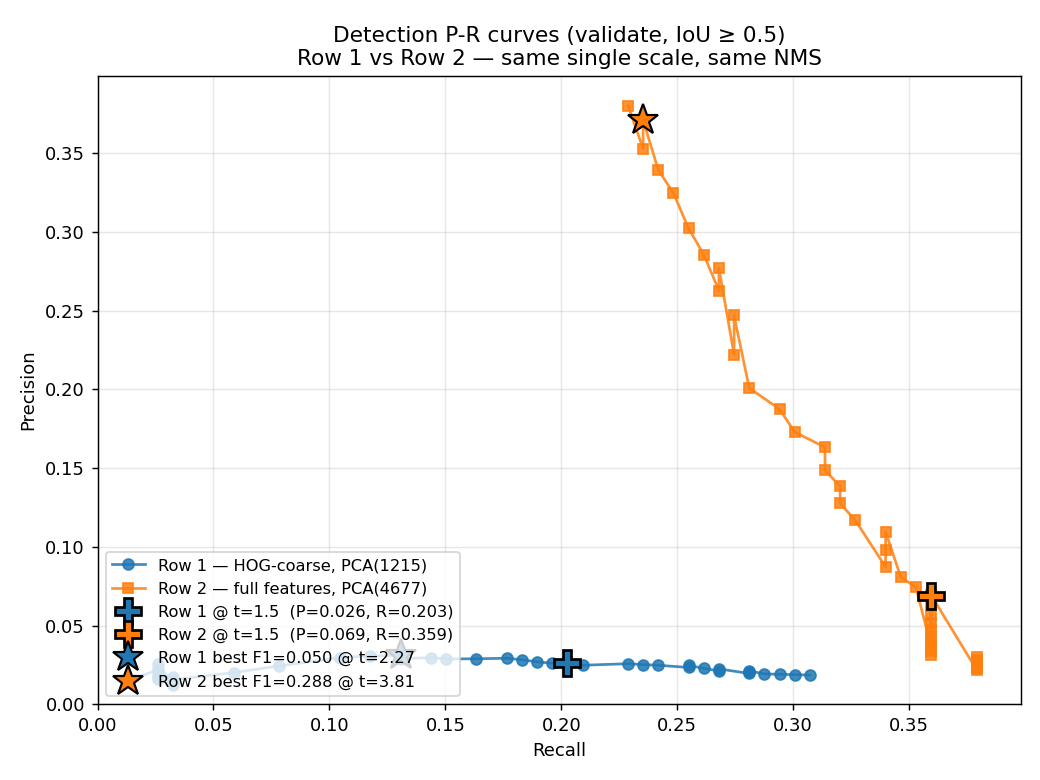

This figure's Python source:
"""Plot detection P-R curves for row 1 (HOG-coarse) vs row 2 (full features)
on the validate split. Uses cached pre-NMS scores per image, then sweeps
thresholds in [0, max(score)] and runs NMS+evaluation on survivors at each.

Output: 2026/pr_curve_row1_vs_row2.png + stdout table.
"""
import os
import sys
import time
import joblib
import numpy as np
import matplotlib.image as mpimg
import matplotlib.pyplot as plt
import cv2

REPO = "/home/ec2-user/lx-repos/SVM-HOG-microglia-detection"
sys.path.insert(0, f"{REPO}/2026")
os.chdir(f"{REPO}/2026")

from pipeline import (
    Config,
    sliding_window_detect, non_max_suppression,
    load_gt_boxes, evaluate_detections,
    list_images,
)
from sklearn.model_selection import train_test_split


def cache_validate_scores(cfg):
    svm_clf = joblib.load(cfg.svm_clf_path)
    scaler  = joblib.load(cfg.scaler_path)
    pca     = joblib.load(cfg.pca_path)

    source_paths = list_images(cfg.source_images)
    _, val_paths = train_test_split(
        source_paths, test_size=cfg.val_size, random_state=cfg.random_state
    )

    saved_thresh = cfg.detection_threshold
    cfg.detection_threshold = -np.inf
    cached = []
    t0 = time.time()
    for path in val_paths:
        stem = os.path.splitext(os.path.basename(path))[0]
        img = mpimg.imread(path)
        all_dets, all_scores = [], []
        for scale in cfg.scale_factors:
            h, w = img.shape[:2]
            sh, sw = int(h * scale), int(w * scale)
            scaled = cv2.resize(img, (sw, sh)) if scale != 1.0 else img
            dets, scores = sliding_window_detect(scaled, svm_clf, scaler, cfg, pca)
            mapped = [
                ((int(x0 / scale), int(y0 / scale)), (int(x1 / scale), int(y1 / scale)))
                for (x0, y0), (x1, y1) in dets
            ]
            all_dets.extend(mapped)
            all_scores.extend(scores)
        gt_boxes = load_gt_boxes(stem, cfg.image_rois_csv)
        cached.append((all_dets, all_scores, gt_boxes))
        print(f"  {stem}: {len(all_dets)} candidates, {len(gt_boxes)} GT")
    cfg.detection_threshold = saved_thresh
    print(f"Cache built in {time.time() - t0:.1f}s")
    return cached


def sweep(cached, thresholds):
    results = []
    for t in thresholds:
        total_tp = total_fp = total_fn = 0
        for all_dets, all_scores, gt_boxes in cached:
            kept_dets, kept_scores = [], []
            for d, s in zip(all_dets, all_scores):
                if s > t:
                    kept_dets.append(d)
                    kept_scores.append(s)
            boxes = non_max_suppression(kept_dets, kept_scores, 0.3)
            m = evaluate_detections(boxes, gt_boxes, iou_thresh=0.5)
            total_tp += m["tp"]
            total_fp += m["fp"]
            total_fn += m["fn"]
        p = total_tp / (total_tp + total_fp + 1e-6)
        r = total_tp / (total_tp + total_fn + 1e-6)
        f1 = 2 * p * r / (p + r + 1e-6)
        results.append((float(t), p, r, f1, total_tp, total_fp, total_fn))
    return results


def build_thresholds(cached, n=40):
    all_scores = np.concatenate([np.asarray(c[1]) for c in cached]) if cached else np.array([])
    if len(all_scores) == 0:
        return np.array([0.0])
    t_min = max(0.0, float(np.percentile(all_scores, 5)))
    t_max = float(np.percentile(all_scores, 99.5))
    ts = list(np.linspace(t_min, t_max, n))
    if 1.5 not in ts:
        ts.append(1.5)
    return np.array(sorted(set(ts)))


print("=== Row 1 (HOG-coarse, single scale) ===")
cfg1 = Config(
    artifact_dir='./microglia-artifacts-row1',
    feature_mode='hog_coarse',
    scale_factors=(1.0,),
    pca_n_components=1215,
)
cached1 = cache_validate_scores(cfg1)
ts1 = build_thresholds(cached1)
r1 = sweep(cached1, ts1)

print("\n=== Row 2 (full features, single scale) ===")
cfg2 = Config(
    artifact_dir='./microglia-artifacts-row2',
    feature_mode='full',
    scale_factors=(1.0,),
    pca_n_components=4677,
)
cached2 = cache_validate_scores(cfg2)
ts2 = build_thresholds(cached2)
r2 = sweep(cached2, ts2)


def at_threshold(results, t_target):
    for t, p, r, f1, *_ in results:
        if abs(t - t_target) < 1e-6:
            return t, p, r, f1
    return None


def best_f1(results):
    return max(results, key=lambda x: x[3])


# Plot P-R curve
fig, ax = plt.subplots(figsize=(8, 6))
_, p1, r1_rec, f1_1, *_ = zip(*r1)
_, p2, r2_rec, f2_, *_ = zip(*r2)

# Sort by recall for clean curve
order1 = np.argsort(r1_rec)
order2 = np.argsort(r2_rec)
ax.plot(np.array(r1_rec)[order1], np.array(p1)[order1], "o-",
        label="Row 1 — HOG-coarse, PCA(1215)", color="C0", alpha=0.85)
ax.plot(np.array(r2_rec)[order2], np.array(p2)[order2], "s-",
        label="Row 2 — full features, PCA(4677)", color="C1", alpha=0.85)

# Mark t=1.5 operating points on each
op1 = at_threshold(r1, 1.5)
op2 = at_threshold(r2, 1.5)
if op1:
    ax.plot(op1[2], op1[1], "P", color="C0", markersize=14, markeredgecolor="black", markeredgewidth=1.5,
            label=f"Row 1 @ t=1.5  (P={op1[1]:.3f}, R={op1[2]:.3f})")
if op2:
    ax.plot(op2[2], op2[1], "P", color="C1", markersize=14, markeredgecolor="black", markeredgewidth=1.5,
            label=f"Row 2 @ t=1.5  (P={op2[1]:.3f}, R={op2[2]:.3f})")

# Best F1 markers
b1 = best_f1(r1)
b2 = best_f1(r2)
ax.plot(b1[2], b1[1], "*", color="C0", markersize=18, markeredgecolor="black", markeredgewidth=1.2,
        label=f"Row 1 best F1={b1[3]:.3f} @ t={b1[0]:.2f}")
ax.plot(b2[2], b2[1], "*", color="C1", markersize=18, markeredgecolor="black", markeredgewidth=1.2,
        label=f"Row 2 best F1={b2[3]:.3f} @ t={b2[0]:.2f}")

ax.set_xlabel("Recall")
ax.set_ylabel("Precision")
ax.set_title("Detection P-R curves (validate, IoU ≥ 0.5)\nRow 1 vs Row 2 — same single scale, same NMS")
ax.legend(loc="lower left", fontsize=9)
ax.grid(True, alpha=0.3)
ax.set_xlim(0, max(0.05, max(max(r1_rec), max(r2_rec)) * 1.05))
ax.set_ylim(0, max(0.05, max(max(p1), max(p2)) * 1.05))
plt.tight_layout()

OUT = f"{REPO}/2026/pr_curve_row1_vs_row2.png"
plt.savefig(OUT, dpi=130)
print(f"\nSaved P-R curve to {OUT}")

print("\n=== Row 1 sweep ===")
print("t        P       R       F1     TP    FP    FN")
for t, p, r, f1, tp, fp, fn in r1:
    print(f"{t:6.3f}  {p:.3f}  {r:.3f}  {f1:.3f}  {tp:4d}  {fp:4d}  {fn:4d}")

print("\n=== Row 2 sweep ===")
print("t        P       R       F1     TP    FP    FN")
for t, p, r, f1, tp, fp, fn in r2:
    print(f"{t:6.3f}  {p:.3f}  {r:.3f}  {f1:.3f}  {tp:4d}  {fp:4d}  {fn:4d}")

print("\n=== Summary ===")
print(f"Row 1 best F1 = {b1[3]:.3f} at t={b1[0]:.2f}  (P={b1[1]:.3f}, R={b1[2]:.3f})")
print(f"Row 2 best F1 = {b2[3]:.3f} at t={b2[0]:.2f}  (P={b2[1]:.3f}, R={b2[2]:.3f})")
if op1 and op2:
    print(f"Row 1 @ t=1.5: P={op1[1]:.3f}, R={op1[2]:.3f}, F1={op1[3]:.3f}")
    print(f"Row 2 @ t=1.5: P={op2[1]:.3f}, R={op2[2]:.3f}, F1={op2[3]:.3f}")
